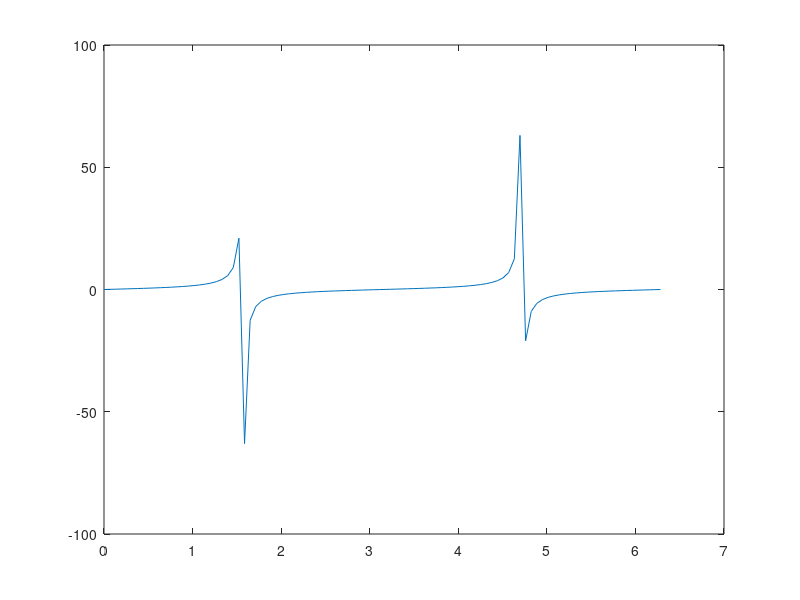

Write the MATLAB code that produced this figure.
n = 100;
x_start = 0;
x_end = 2 * pi;

x_coords = linspace(x_start, x_end, n);
y_coords = tan(x_coords);

figure;
plot(x_coords, y_coords);